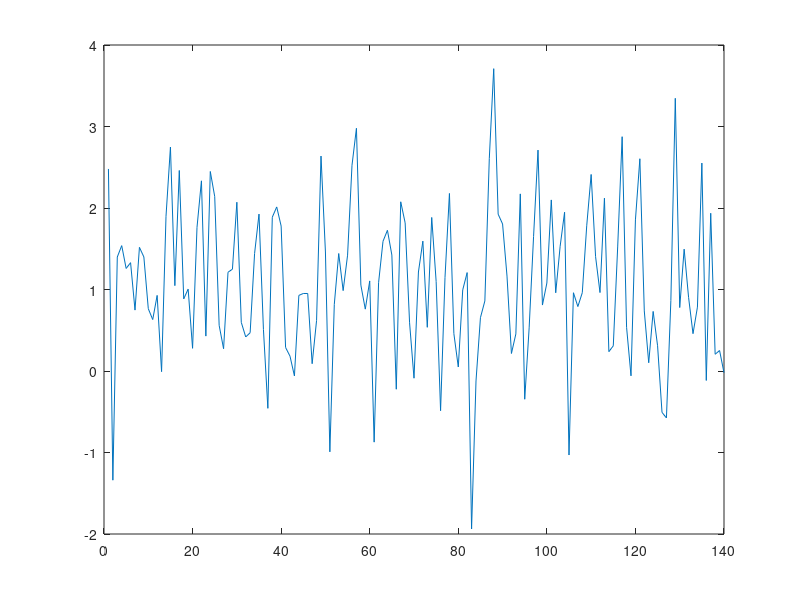

Write MATLAB code to recreate this figure.

clear all; close all; clc;

r = normrnd(1,3,[1 100]);
plot(r)

r = normrnd(1,1,[1 140]);
plot(r)

r = normrnd(1,1,[1 140]);
plot(r)

%AL comment

% aggiungo frase
% Frase di Marcello

S = normrnd(1,1,[1 140]);
plot(S)

% ciao
